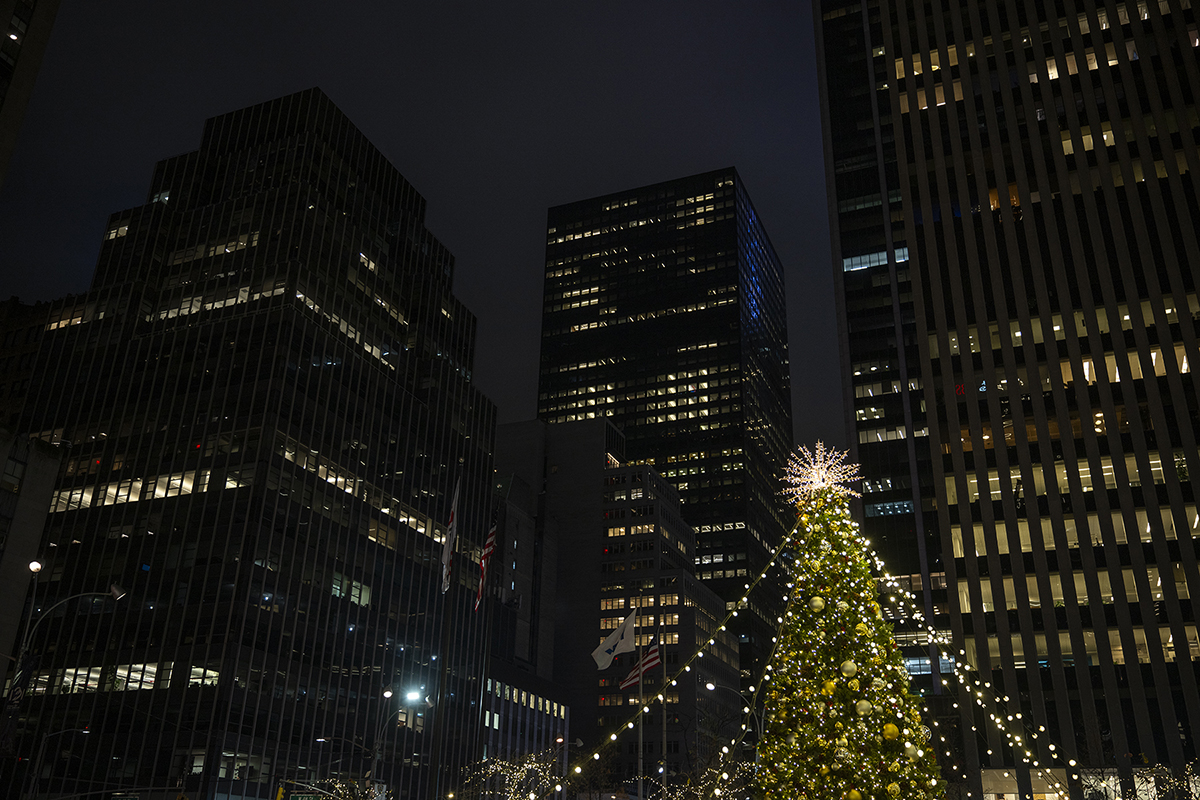
#> input picture Quantizacao/image.png, 1200 x 800 px, found by its file name
$ python estatisticas.py
#> lines starting #> are read from the running program, lines starting #| are printed output that depends on the picture; after the words box and inside, x2 and y2 are one past the last pixel; in counts of white or black regions, pixels touching at a corner belong together
import cv2
import matplotlib.pyplot as plt

# Carregue sua imagem de documento com iluminação irregular
img = cv2.imread('image.png')
#> img is the input picture: shape (800, 1200, 3); mean B, G, R 22.8, 27.3, 28

if img is None:
    print("Erro: Imagem 'image.png' não encontrada.")
else:
    # Converter para tons de cinza
    img_gray = cv2.cvtColor(img, cv2.COLOR_BGR2GRAY)
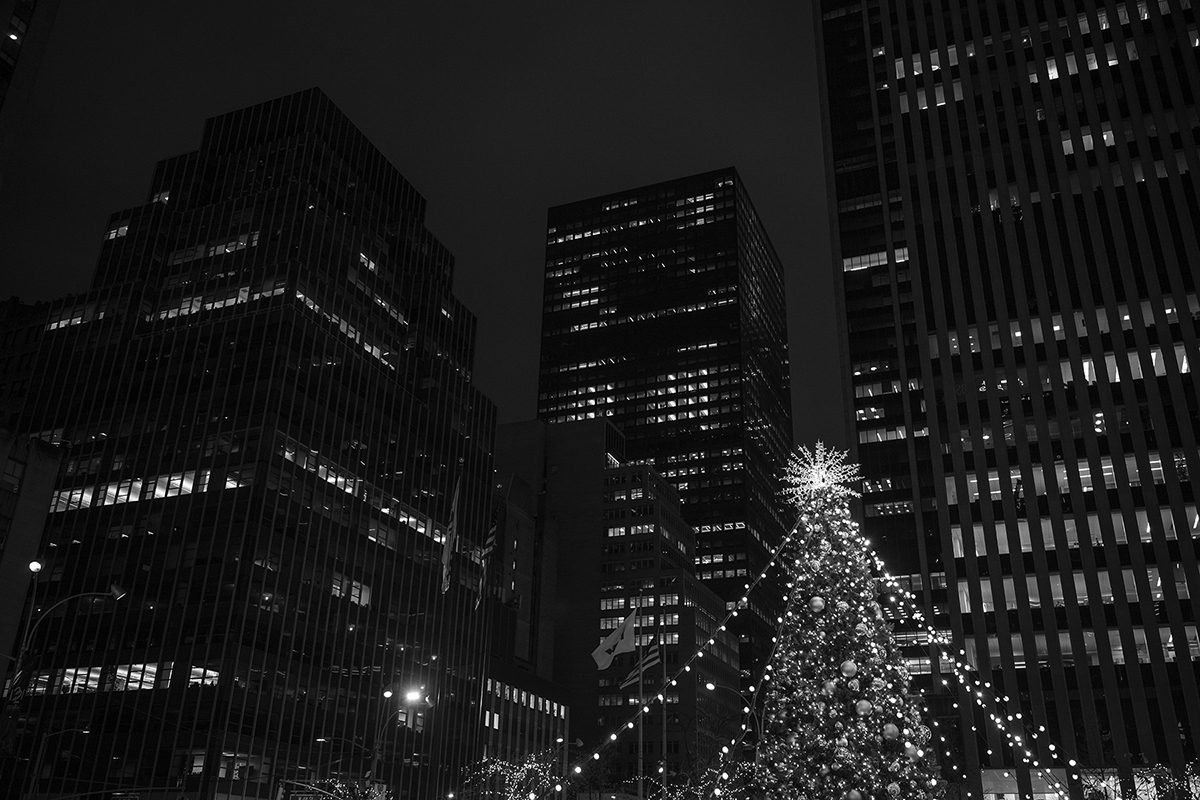
#> img_gray: shape (800, 1200); min 0, max 255, mean 27

    # --- 1. A Falha: Limiarização Global ---
    # Vamos tentar um valor fixo (128).
    # Este é um método global, baseado em 1 estatística do histograma inteiro.
    ret, thresh_global = cv2.threshold(img_gray, 128, 255, cv2.THRESH_BINARY)
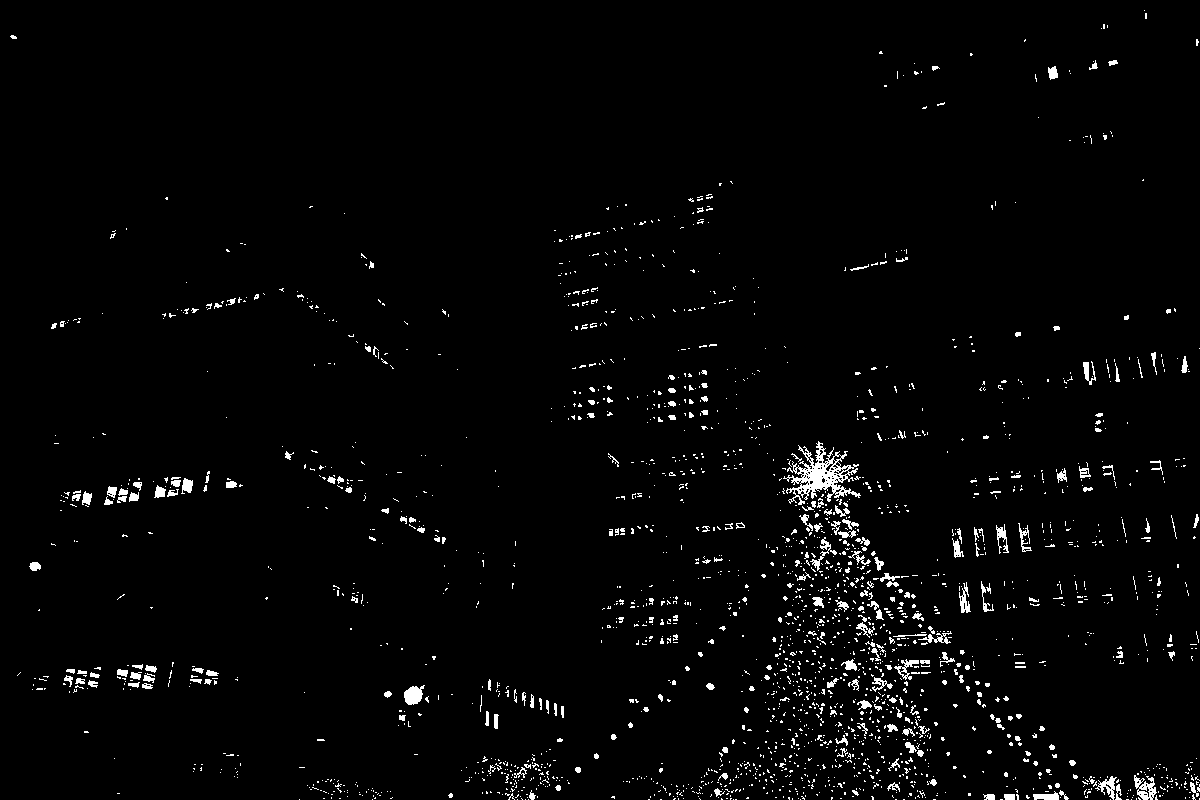
#> thresh_global: shape (800, 1200); 2.3% white in thin lines or dots

    # Vamos tentar o "melhor" limiar global (Otsu's Binarization)
    # Ele analisa o histograma para achar o "melhor" valor global.
    # Mesmo assim, ele vai falhar.
    ret_otsu, thresh_otsu = cv2.threshold(img_gray, 0, 255,
                                          cv2.THRESH_BINARY + cv2.THRESH_OTSU)
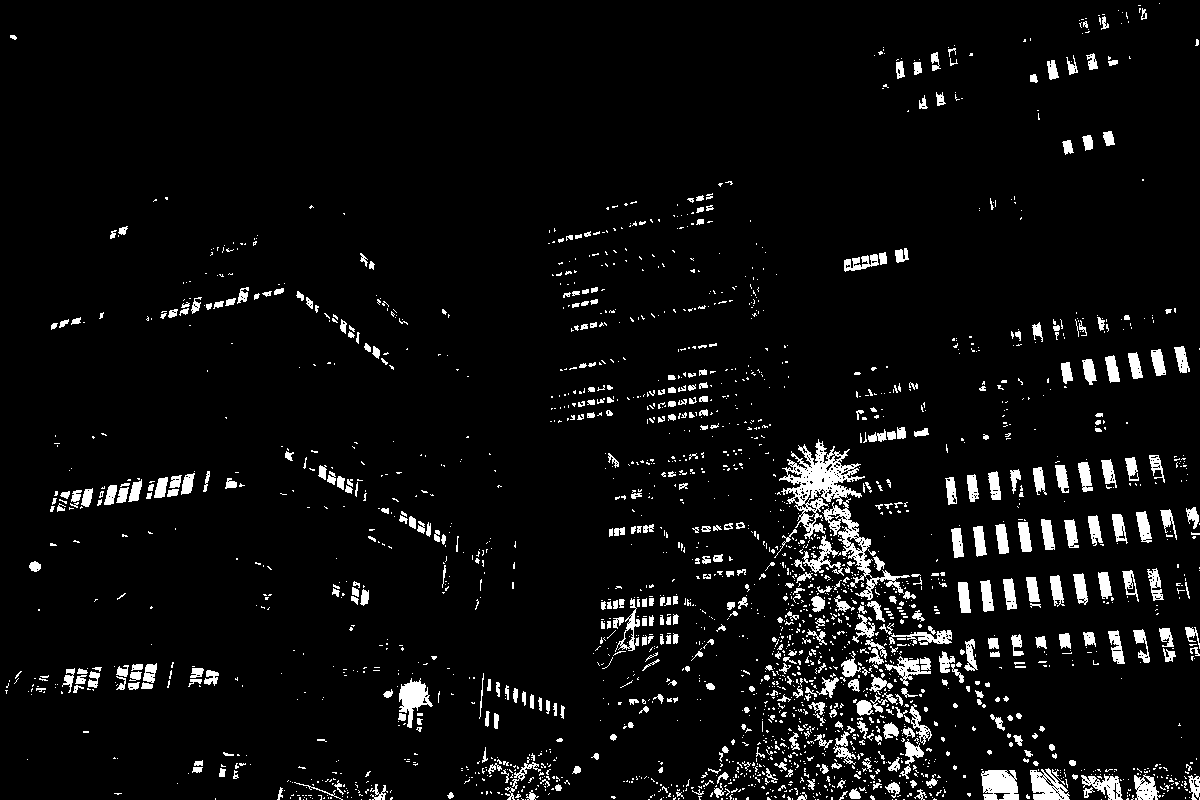
#> thresh_otsu: shape (800, 1200); 5.5% white; 2369 white regions (1878 under 20 px), largest, box (x1, y1, x2, y2) and area: (779, 439, 865, 539) 2900, (822, 498, 910, 600) 1558, (981, 770, 1019, 800) 925
#> ret_otsu = 78

    # --- 2. A Solução: Limiarização Adaptativa (Tópico 3.3.4) ---
    # Aqui usamos as estatísticas locais (Média da Vizinhança)
    #
    # cv2.adaptiveThreshold(
    #   imagem, valor_max,
    #   método_adaptativo, tipo_limiar,
    #   tamanho_bloco (vizinhança),
    #   C (constante a subtrair)
    # )
    #
    # cv2.ADAPTIVE_THRESH_MEAN_C:
    # Esta é a sua "Estatística de Histograma"
    # O limiar é a MÉDIA (m) da vizinhança, menos a constante C
    thresh_adaptativo = cv2.adaptiveThreshold(
        img_gray,
        255,
        cv2.ADAPTIVE_THRESH_MEAN_C, # Baseado na Média (m) local
        cv2.THRESH_BINARY,
        blockSize=11, # Tamanho da Vizinhança (ex: 11x11)
        C=2           # Constante subtraída da média (ajuste fino)
    )
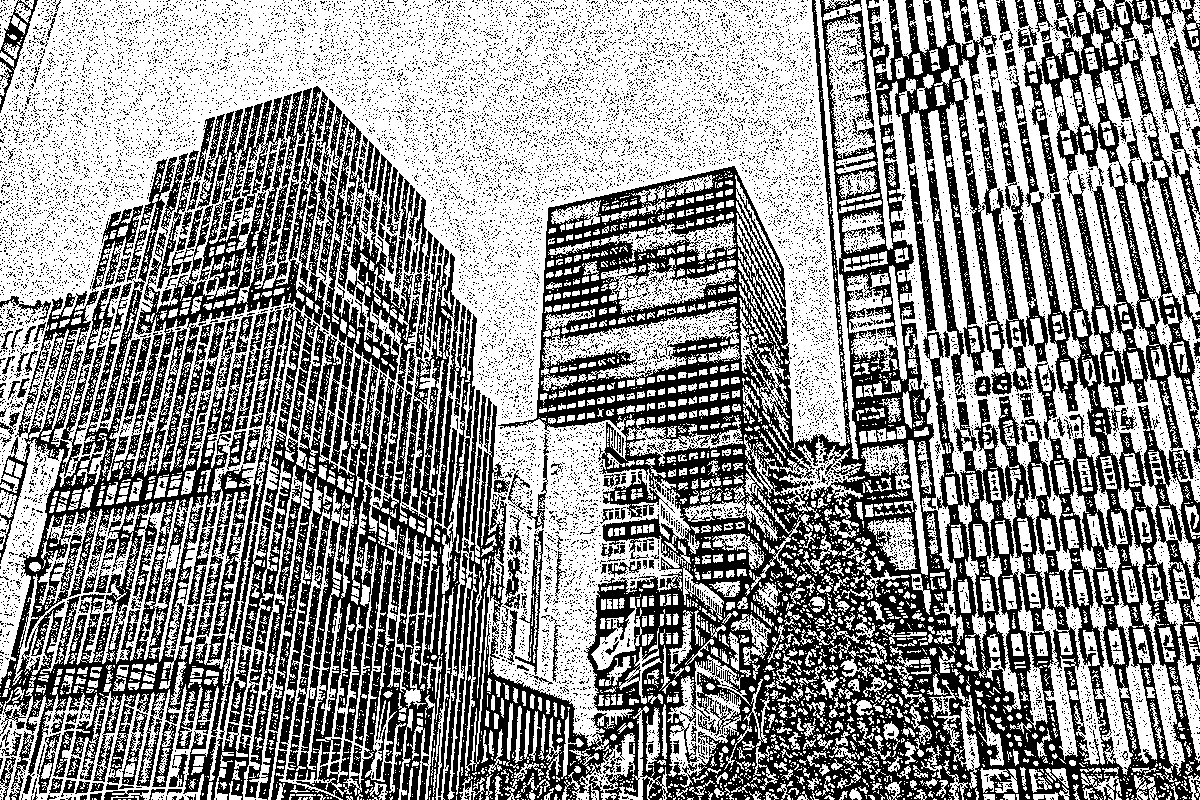
#> thresh_adaptativo: shape (800, 1200); 56.5% white; 15304 black regions (15024 under 20 px), largest, box (x1, y1, x2, y2) and area: (450, 0, 1200, 800) 195687, (0, 86, 477, 800) 125134, (1023, 0, 1200, 450) 15678

    # --- 3. Plotar os Resultados ---

    plt.figure(figsize=(18, 10))
    plt.suptitle("Falha do Método Global vs. Sucesso do Método Adaptativo (Estatística Local)",
                 fontsize=16)

    plt.subplot(2, 2, 1)
    plt.imshow(img_gray, cmap='gray')
    plt.title("1. Original (Iluminação Irregular)")
    plt.axis('off')

    plt.subplot(2, 2, 2)
    plt.imshow(thresh_global, cmap='gray')
    plt.title("2. Limiar Global Fixo (Falha 1: Lado escuro perdido)")
    plt.axis('off')

    plt.subplot(2, 2, 3)
    plt.imshow(thresh_otsu, cmap='gray')
    plt.title("3. Limiar Global 'Otsu' (Falha 2: Ainda global)")
    plt.axis('off')

    plt.subplot(2, 2, 4)
    plt.imshow(thresh_adaptativo, cmap='gray')
    plt.title("4. Limiar Adaptativo (Sucesso: Baseado na Média Local 'm')")
    plt.axis('off')

    plt.tight_layout(rect=[0, 0.03, 1, 0.95])
    plt.savefig("comparacao_limiarizacao.png")
    plt.show()
